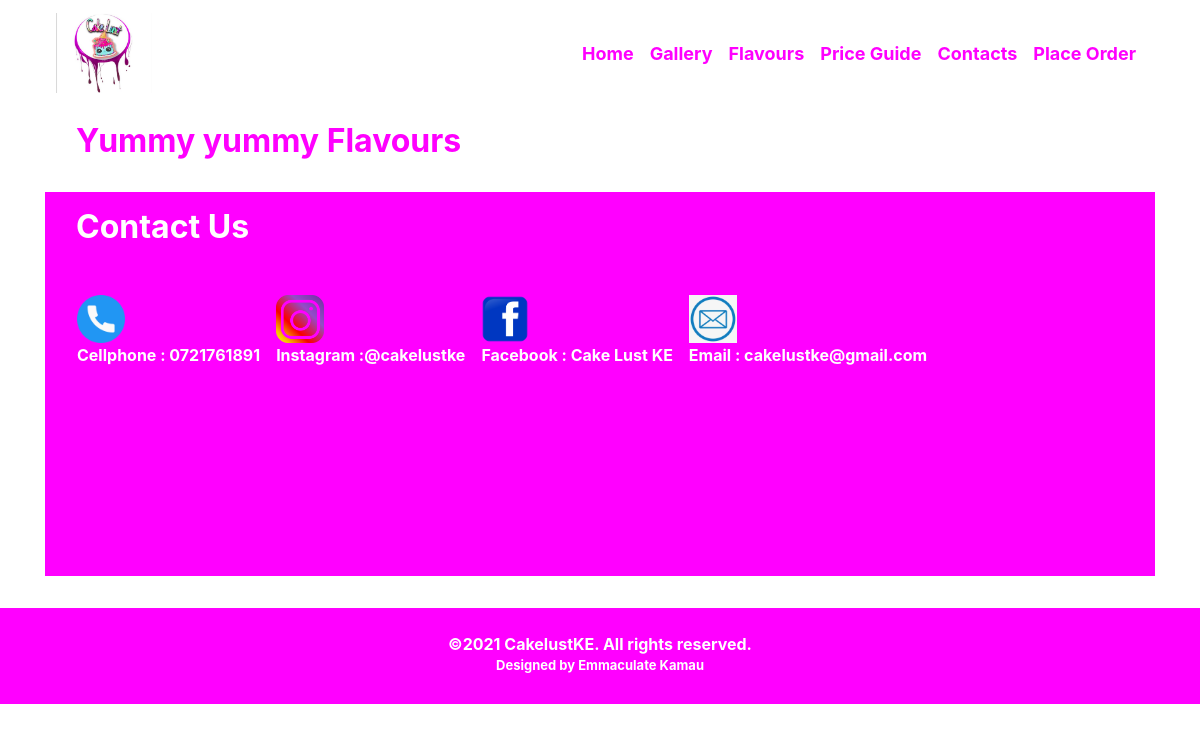
/cakelust/flavours/, run on an earlier commit of the app's database.
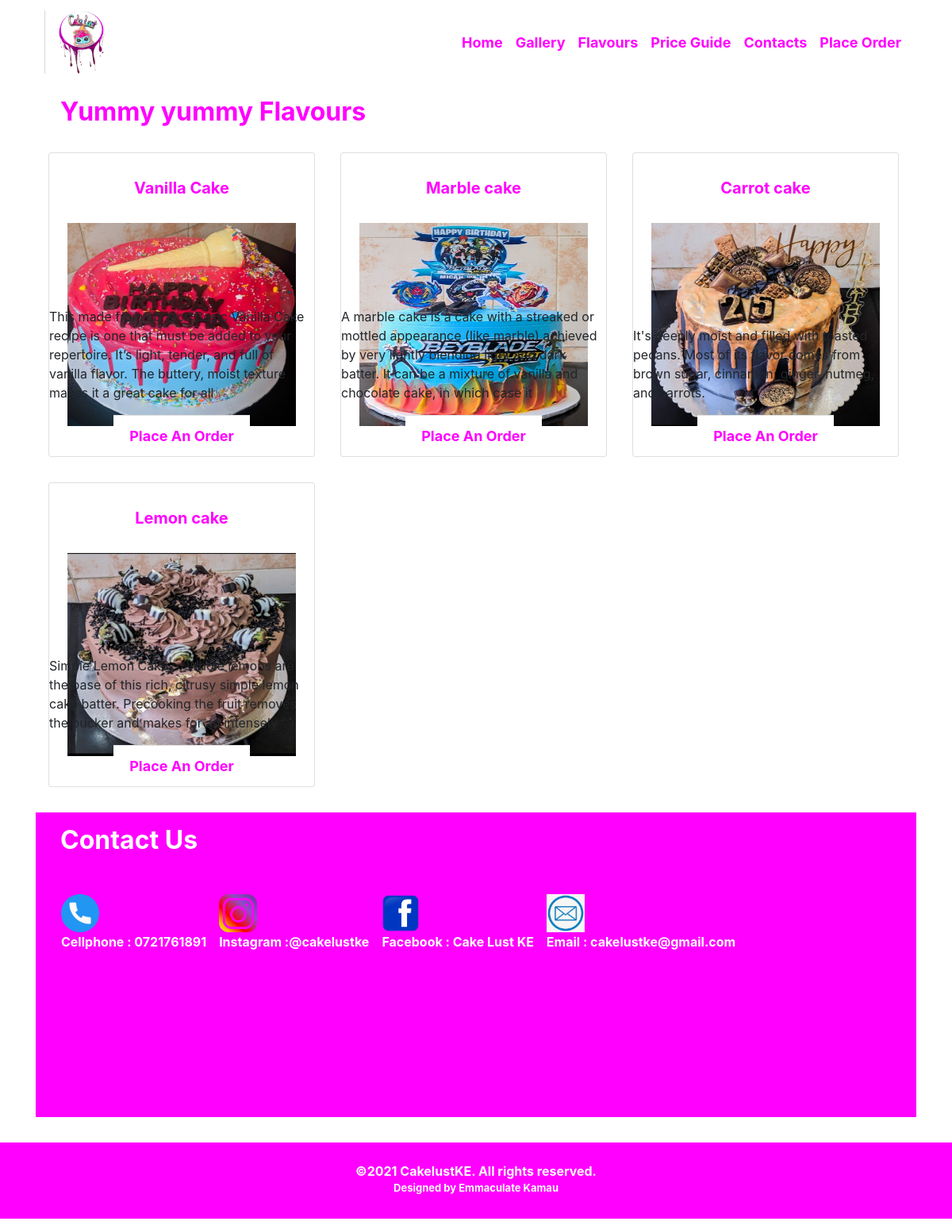
And on a later commit of the database.
### cakelust/models.py (models this page shows, shortened)
class Cake(models.Model):
    caketype = models.CharField(max_length=20)
    description = models.CharField(max_length=200)
    viewcake = models.ImageField(blank=True,upload_to='media')

### cakelust/views.py (the view)
# urls.py: path('flavours/', views.flavours, name='flavours'),
def flavours(request):
    cake = Cake.objects.all()
    context = {
        'cake':cake,
    }
    return render (request, 'cakelust/flavours.html', context=context)

### cakelust/templates/cakelust/flavours.html
{% extends "base.html" %}
{% block content %}
<div class="container" id="gallery">
    <h2>Yummy yummy Flavours</h2>
    <div class="row">
        {% for cake in cake %}
        <div class="card flavours">
            <h5 class="card-title">{{ cake.caketype }}</h5>
            <div class="card-body"><img src="{{ cake.viewcake.url }}" class="images img-responsive"/></div>
            <p class="card-text">{{ cake.description }}</p>
            <a href="#"><div class="card-footer">Place An Order</div></a>
        </div>
        {% endfor %}
    </div>
</div>
{% include "contactus.html" %}
{% endblock %}

### cakelust/templates/base.html (shortened to what this page needs)
<!DOCTYPE html>
<html lang="en">
<head>
  <link rel="stylesheet" href="https://maxcdn.bootstrapcdn.com/bootstrap/4.5.2/css/bootstrap.min.css">
  {% load static %}
  <link rel="stylesheet" type="text/css" href="{% static 'cakelust/styles.css' %}">
</head>
<body>
  <nav class="navbar navbar-expand-sm nav-light navigationbar sticky-top">
    <a class="navbar-brand" href="{% url 'home' %}">
      {% load static %}
      <img src="{% static 'cakelustlogo.jpg' %}" class="logoimg"/>
    </a>
    <div class="collapse navbar-collapse" id="collapsibleNavbar">
      <ul class="navbar-nav ml-auto">
        <li class="nav-item">
          <a class="nav-link" href="{% url 'home' %}">Home</a>
        </li>
        <li class="nav-item">
          <a class="nav-link" href="{% url 'gallery' %}">Gallery</a>
        </li>
        <li class="nav-item">
          <a class="nav-link" href="{% url 'flavours' %}">Flavours</a>
        </li>
        <li class="nav-item">
          <a class="nav-link" href="{% url 'priceguide' %}">Price Guide</a>
        </li>
        <li class="nav-item">
          <a class="nav-link" href="#contactus">Contacts</a>
        </li>
        <li class="nav-item">
          <a class="nav-link" href="#">Place Order</a>
        </li>
      </ul>
    </div>
  </nav>
<div class="container">
  {% block content %}
  {% endblock %}
</div>
<div class="Footer">
  <footer class="footerone">&copy2021 CakelustKE. All rights reserved.</footer>
  <footer class="footertwo">Designed by Emmaculate Kamau</footer>
</div>
</body>
</html>

### cakelust/templates/contactus.html (shortened to what this page needs)
<!DOCTYPE html>
<html lang="en">
<head>
  <link rel="stylesheet" href="https://maxcdn.bootstrapcdn.com/bootstrap/4.5.2/css/bootstrap.min.css">
  {% load static %}
  <link rel="stylesheet" type="text/css" href="{% static 'cakelust/styles.css' %}">
</head>
<body>
<div class="container contactus" id="contactus">
    <h2 class="contacthd">Contact Us</h2>
    <div class="row socialcont">
        <div class="icon">
            <a href="#"><image class="socialicon" src="{% static 'phone.png' %}"></image></a>
            <p class="icontxt">Cellphone : 0721761891</p>
        </div>
        <div class="icon">
            <a href="https://www.instagram.com/cakelustke/?hl=en"><image class="socialicon" src="{% static 'instagram.png' %}"></image></a>
            <p class="icontxt">Instagram :@cakelustke</p>
        </div>
        <div class="icon">
            <a href="https://www.facebook.com/Cake-Lust-KE-101381258498877/"><image class="socialicon" src="{% static 'facebook.png' %}"></image></a>
            <p class="icontxt">Facebook : Cake Lust KE</p>
        </div>
        <div class="icon">
            <a href="#"><image class="socialicon" src="{% static 'email.png' %}"></image></a>
            <p class="icontxt">Email : cakelustke@gmail.com</p>
        </div>
    </div>
</div>
</body>
</html>

### static/cakelust/styles.css (style rules this page uses)
.navigationbar { width: 70rem; }
.logoimg { height: 5rem; width: 6rem; }
.navbar { background-color: white; margin-left: 2.5rem; }
a { color: #FF00FF; font-weight: bold; font-size: large; }
.images { height: 16rem; width: 18rem; }
.card { height: 24rem; width: 21rem; margin: 1rem; align-items: center; }
.card-footer { background-color: white; color: #FF00FF; }
h2 { color: #FF00FF; font-weight: bold; margin: 1rem; }
h5 { color: #FF00FF; font-weight: bold; margin: 2rem 1rem; }
.contacthd { color: white; padding-top: 1rem; }
.socialcont { padding: 1rem; align-items: center; }
.socialicon { height: 3rem; width: 3rem; }
.icon { margin-left: 1rem; margin-top: 1rem; }
.contactus { background-color: #FF00FF; color: white; height: 24rem; width: 100%; }
.icontxt { font-weight: bold; }
.Footer { background-color: #FF00FF; color: white; text-align: center; font-weight: bold; margin-bottom: 8px; margin-top: 2rem; height: 6rem; padding: 1.5rem; }
.footerone { font-size: medium; }
.footertwo { font-size: small; }

What changed in the data, as far as the page shows it:
added Cake: caketype "Vanilla Cake", viewcake (picture), description "This made from scratch Basic Vanilla Cake recipe is one that must be added to your repertoire. It’s light, tender, and full of vanilla flavor. The buttery, moist texture makes it a great cake for all"
added Cake: caketype "Marble cake", viewcake (picture), description "A marble cake is a cake with a streaked or mottled appearance (like marble) achieved by very lightly blending light and dark batter. It can be a mixture of vanilla and chocolate cake, in which case it"
added Cake: caketype "Carrot cake", viewcake (picture), description "It's deeply moist and filled with toasted pecans. Most of its flavor comes from brown sugar, cinnamon, ginger, nutmeg, and carrots."
added Cake: caketype "Lemon cake", viewcake (picture), description "Simple Lemon Cake ... Whole lemons are the base of this rich, citrusy simple lemon cake batter. Precooking the fruit removes the pucker and makes for an intensely"
